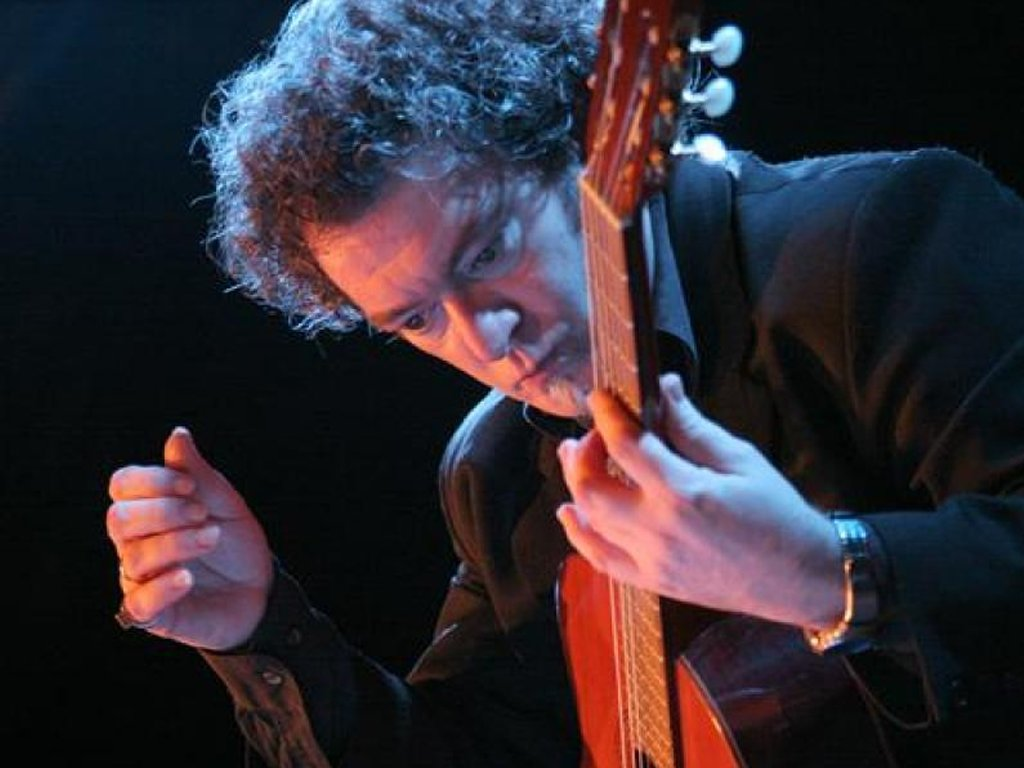
#> input picture artisti/borda1.jpg, 1024 x 768 px; its folder holds 4 pictures in this run
$ python thumb.py   (Python 2 division)
#> lines starting #> are read from the running program, lines starting #| are printed output that depends on the picture
import os, sys
import Image

size = 256, 256
inpath="artisti"
outpath="prova"

for infile in os.listdir(inpath):
	outfile = infile
	print "%s -> %s" % (inpath + "/" + infile, outpath + "/" + outfile)
	try:
		im = Image.open(inpath + "/" + infile)
#> im is the input picture: PIL image 1024x768 RGB; mean R, G, B 50.1, 43, 51.1
		im.thumbnail(size)
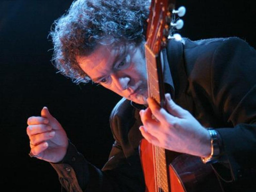
#> im: PIL image 256x192 RGB; mean R, G, B 50.3, 43.2, 51.2
		im.save(outpath + "/" + outfile, "JPEG")
	except IOError:
		print "cannot create thumbnail for", inpath  + "/" + infile
#> pass 2 of the loop `for infile in os.listdir(inpath):`:
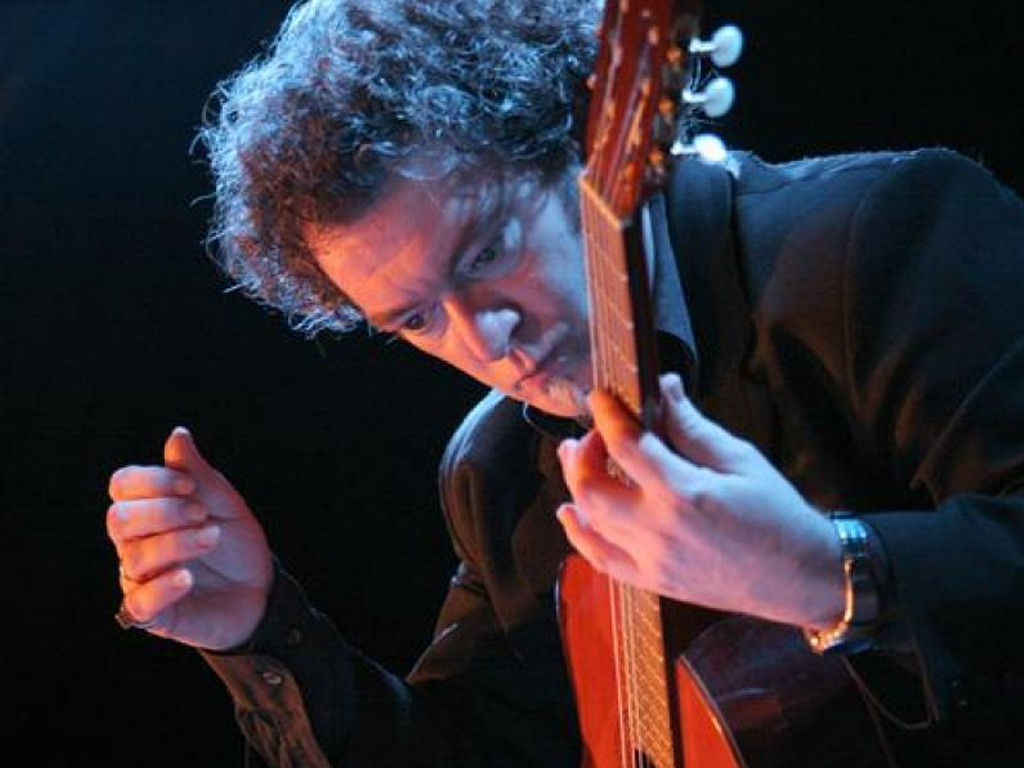
#> input picture artisti/borda1.png, 1024 x 768 px
#> im is the input picture: PIL image 1024x768 RGB; mean R, G, B 50.1, 43.1, 51.1
#> `im.thumbnail(size)`:
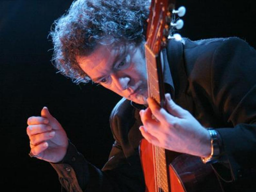
#> im: PIL image 256x192 RGB; mean R, G, B 50.3, 43.2, 51.2
